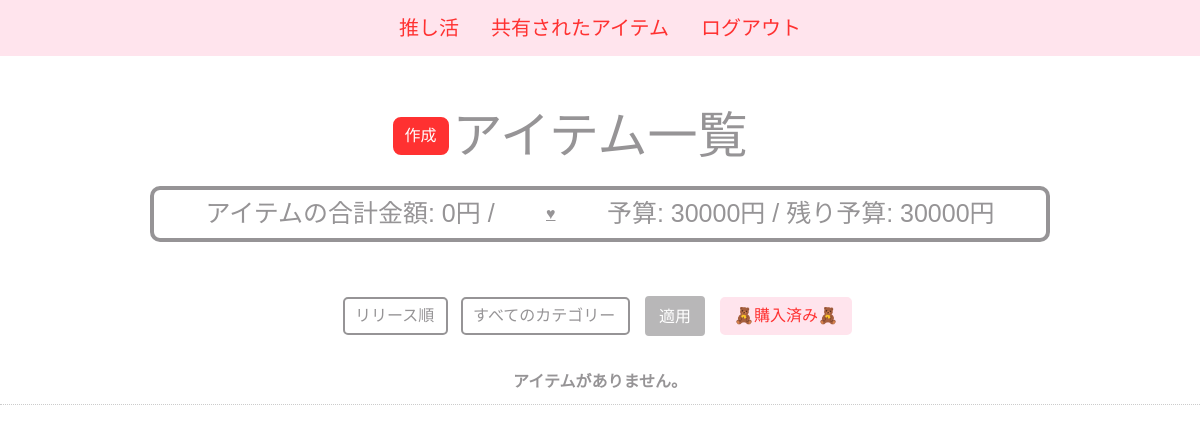
The page /sample/item/list/3/ (signed in) on the database as committed earlier.
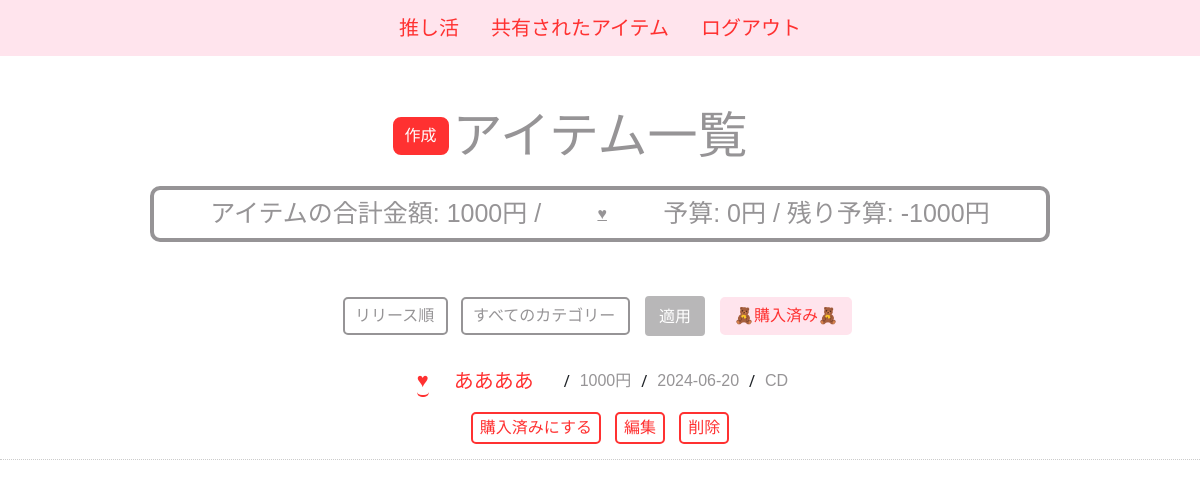
The same page on the database as committed later.
### sample/models.py (models this page shows, shortened)
class Budget(models.Model):
    user = models.ForeignKey(CustomUser, on_delete=models.CASCADE)
    favorite = models.ForeignKey(Favorite, on_delete=models.CASCADE, null=True, blank=True)
    month = models.DateField()
    budget = models.DecimalField(max_digits=10, decimal_places=2)
    created_at = models.DateTimeField(auto_now_add=True)
    updated_at = models.DateTimeField(auto_now=True)

class Item(models.Model):
    name = models.CharField(max_length=100)
    price = models.DecimalField(max_digits=10, decimal_places=2)
    release_date = models.DateField()
    category = models.ForeignKey(Category, on_delete=models.CASCADE,null=True)
    user = models.ForeignKey(settings.AUTH_USER_MODEL, on_delete=models.CASCADE, default=None)
    created_at = models.DateTimeField(auto_now_add=True)
    updated_at = models.DateTimeField(auto_now=True)
    purchased = models.BooleanField(default=False)  # 購入済みフラグを追加

class Category(models.Model):
    name = models.CharField(max_length=100)
    created_at = models.DateTimeField(auto_now_add=True)
    updated_at = models.DateTimeField(auto_now=True)

### sample/views.py (the view)
# urls.py: path('item/list/<int:favorite_id>/', views.item_list_with_favorite, name='item_list_with_favorite'),
@login_required
def item_list_with_favorite(request, favorite_id):
    categories = Category.objects.all()  # 全てのカテゴリーを取得
    category_id = request.GET.get('category_id')  # URLからカテゴリーIDを取得
    favorite = get_object_or_404(Favorite, id=favorite_id, user=request.user)
    items = favorite.items.filter(user=request.user, purchased=False)
    if category_id:
        items = items.filter(category_id=category_id)
    sort = request.GET.get('sort', '')
    if sort == 'release_date':
        items = items.order_by('release_date')
    elif sort == 'price_desc':
        items = items.order_by('-price')
    elif sort == 'price_asc':
        items = items.order_by('price')
    today = timezone.now()
    budget = Budget.objects.filter(user=request.user, favorite=favorite, month__year=today.year, month__month=today.month).first()
    total_amount = items.aggregate(Sum('price'))['price__sum'] or 0
    remaining_budget = budget.budget - total_amount if budget else 0
    context = {
        'items': items,
        'categories': categories,  # カテゴリー情報を追加
        'selected_category_id': category_id,  # テンプレートで選択されたカテゴリーIDを表示
        'total_amount': total_amount,
        'budget': budget,
        'remaining_budget': remaining_budget,
        'favorite_id': favorite_id,  # favorite_idをコンテキストに追加
        'sort': sort  # 現在のソート方法をコンテキストに追加
    }
    return render(request, 'sample/item_list.html', context)

### templates/sample/item_list.html (shortened to what this page needs)
{% extends "base.html" %}
{% block content %}
<head>
</head>
<body>
            <section class="d-flex align-items-center justify-content-center">
            <p>
                <a href="{% url 'sample:item_create' favorite_id=favorite_id %}">
                    <button class="btn btn-primary custom-button">作成</button>
                </a>
                <h2 class="custom-color ml-3">アイテム一覧</h2>
            </p>
           </section>
    <div class="budget-info-container">
        <div class="budget-info">
        <p class="center-text">アイテムの合計金額: {{ total_amount }}円 /</p>
        <a href="{% url 'sample:budget_create' %}?favorite_id={{ favorite_id }}" class="btn-link budget-link">♥</a>
        {% if budget %}
            <p class="center-text">
                予算: <span id="budget-display">{{ budget.budget|floatformat:0 }}</span>円 /
                残り予算: {{ remaining_budget|floatformat:0 }}円
            </p>
        {% else %}
            <p class="center-text">予算が登録されていません。</p>
        {% endif %}
        </div>
    </div>
        <form method="get" action="{% url 'sample:item_list_with_favorite' favorite_id=favorite_id %}" class="sort-form">
            <div class="form-group">
                <select name="sort" id="sort" class="form-control">
                    <option value="release_date" {% if sort == 'release_date' %}selected{% endif %}>リリース順</option>
                </select>
            </div>
            <div class="form-group">
                <select name="category_id" id="category_id" class="form-control">
                    <option value="">すべてのカテゴリー</option>
                </select>
            </div>
            <button type="submit" class="btn btn-primary">適用</button>
            <a href="{% url 'sample:purchased_items' %}?favorite_id={{ favorite_id }}" class="btn btn-secondary purchase-button ml-3">🧸購入済み🧸</a>
        </form>
        <ul class="list-unstyled item-list">
            {% for item in items %}
            <li class="item-list">
            <span class="item-info">
                    <a href="#" class="share-link" onclick="promptForUsername({{ item.id }}); return false;">♥</a>
                    <span class="item-name">{{ item.name }}</span>/
                    <span class="item-price">{{ item.price|floatformat:0 }}円</span> /
                    <span class="item-release">{{ item.release_date | date:"Y-m-d" }}</span> /
                    <span class="item-category">{{ item.category.name }}</span>
            </span>
                <div class="item-buttons">
                    <form action="{% url 'sample:mark_item_purchased' item.id %}" method="post" style="display: inline;">
                        <button type="submit" class="btn btn-success" {% if item.purchased %}disabled{% endif %}>購入済みにする</button>
                    </form>
                    <a href="{% url 'sample:item_edit' item.id %}" class="btn btn-warning">編集</a>
                    <a href="{% url 'sample:item_delete' item.id %}" class="btn btn-danger" onclick="return confirm('削除してよろしいですか？');">削除</a>
                </div>
            </li>
            {% empty %}
            <li class="item-list-item no-items-message">アイテムがありません。</li>
            {% endfor %}
        </ul>
</body>
{% endblock %}

### templates/base.html (shortened to what this page needs)
<!DOCTYPE html>
<html lang="ja">
<head>
    {% load static %}
    <link rel="stylesheet" type="text/css" href="{% static 'css/styles.css' %}">
    <link href="https://cdn.jsdelivr.net/npm/bootstrap@5.0.2/dist/css/bootstrap.min.css" rel="stylesheet">
</head>
<body>
    <nav class="navbar navbar-expand-lg navbar-light navbar-custom">
        <div class="container-fluid justify-content-center">
            <a class="navbar-brand mx-3" href="{% url 'sample:home' %}">推し活</a>
            {% if favorite_id %}
                <a class="navbar-brand mx-3" href="{% url 'sample:shared_items' favorite_id=favorite_id %}">共有されたアイテム</a>
            {% else %}
                <a class="navbar-brand mx-3" href="#">共有されたアイテム</a>
            {% endif %}
            <a class="navbar-brand mx-3" href="{% url 'sample:logout' %}">ログアウト</a>
        </div>
    </nav>
    {% block content %}{% endblock %}
</body>
</html>

### static/css/styles.css (style rules this page uses)
body a { font-family: 'M PLUS Rounded 1c Medium', sans-serif; }
h1, h2, h3, h4, h5, h6 { font-family: 'M PLUS Rounded 1c', sans-serif; }
.navbar a { font-family: 'M PLUS Rounded 1c Black', sans-serif; }
.navbar-custom { background-color: #FFE4ED !important; text-align: center; }
.navbar-custom .navbar-brand { color: #FF3131 !important; display: inline-block; float: none; }
.custom-color { font-family: 'M PLUS Rounded 1c Medium', sans-serif; color: #969496; text-align: center; margin-bottom: 15px; margin-top: 50px; font-size: 50px; }
ul.list-unstyled { list-style-type: none; padding: 0; }
ul.list-unstyled li { padding: 10px; border-bottom: 1px dotted #ccc; display: flex; align-items: center; flex-direction: column; gap: 5px; }
.custom-button { background-color: #FF3131; border: 2px solid #FF3131; color: white; border-radius: 8px; }
h1, h2 { font-family: 'M PLUS Rounded 1c Medium', sans-serif; color: #969496; text-align: center; margin-top: 30px; }
a.btn-primary, a.btn-secondary, a.btn-warning, a.btn-danger, a.btn-info { font-family: 'M PLUS Rounded 1c Medium', sans-serif; margin: 5px; }
.sort-form { display: flex; justify-content: center; align-items: center; gap: 10px; margin-bottom: 10px; margin-top: 50px; }
.sort-form .form-group { display: flex; align-items: center; margin-right: 1px; }
.sort-form .form-control { margin-right: 2px; }
.sort-form button { background-color: #b8b7b8; color: white; border: 2px solid #b8b7b8; margin-left: 2px; }
.sort-form .form-control { font-family: 'M PLUS Rounded 1c Medium', sans-serif; color: #969496; background-color: white; border: 2px solid #969496; border-radius: 5px; padding: 5px 10px; margin-right: 2px; }
.sort-form .purchase-button { font-family: 'M PLUS Rounded 1c Medium', sans-serif; background-color: #FFE4ED; border: 2px solid #FFE4ED; color: #FF3131; padding: 5px 12px; border-radius: 5px; cursor: pointer; }
.item-list { list-style-type: none; padding: 0; text-align: center; }
.item-list li { padding: 10px; border-bottom: 1px dotted #ccc; display: flex; align-items: center; justify-content: space-between; gap: 10px; }
.item-list .item-info { display: flex; gap: 10px; align-items: center; }
.item-list .item-name { font-family: 'M PLUS Rounded 1c Black', sans-serif; color: #FF3131; font-size: 20px; padding: 5px 10px; border-radius: 5px; display: inline-block; margin-right: 10px; }
.item-list .item-price, .item-list .item-release, .item-list .item-category { font-family: 'M PLUS Rounded 1c Medium', sans-serif; color: #969496; }
.item-list button { font-family: 'M PLUS Rounded 1c Medium', sans-serif; margin: 5px; }
.item-list a { font-family: 'M PLUS Rounded 1c Medium', sans-serif; margin: 5px; }
.item-list .btn-success { background-color: white; color: #FF3131; border: 2px solid #FF3131; padding: 2px 7px; border-radius: 5px; cursor: pointer; }
.item-list .btn-warning { background-color: white; color: #FF3131; border: 2px solid #FF3131; padding: 2px 7px; border-radius: 5px; cursor: pointer; }
.item-list .btn-danger { background-color: white; color: #FF3131; border: 2px solid #FF3131; padding: 2px 7px; border-radius: 5px; cursor: pointer; }
.share-link { font-family: 'M PLUS Rounded 1c Medium', sans-serif; color: #FF3131; text-decoration: none; border-radius: 5px; display: inline-block; margin-right: 10px; font-size: 20px; border-bottom: 2px solid #FF3131; }
p a .btn.btn-primary.custom-button { background-color: #FF3131; border: 2px solid #FF3131; color: white; border-radius: 8px; padding: 5px 10px; cursor: pointer; margin-top: 50px; margin-left: -60px; }
.center-text { font-family: 'M PLUS Rounded 1c Medium', sans-serif; text-align: center; color: #969496; font-size: 25px; margin: 0 auto; max-width: 900px !important; padding: 5px; }
.budget-info { display: flex; justify-content: center; align-items: center; text-align: left; margin: 0 auto; max-width: 900px !important; margin-top: 5px; padding: -5px; border: 4px solid #969496; border-radius: 10px; box-sizing: border-box; }
.budget-info a.budget-link { font-family: 'M PLUS Rounded 1c Medium', sans-serif; color: #969496 !important; text-decoration: underline !important; }

Rows that differ between the two databases and show on the page:
changed Budget: budget "30000" → "0"
added Item: name "ああああ", price "1000", release_date "2024-06-20", category.name "CD"
Other text that changed with them:
{{ total_amount }}: "0" → "1000"
{{ remaining_budget|floatformat:0 }}: "30000" → "-1000"
text no longer shown: "アイテムがありません。"
